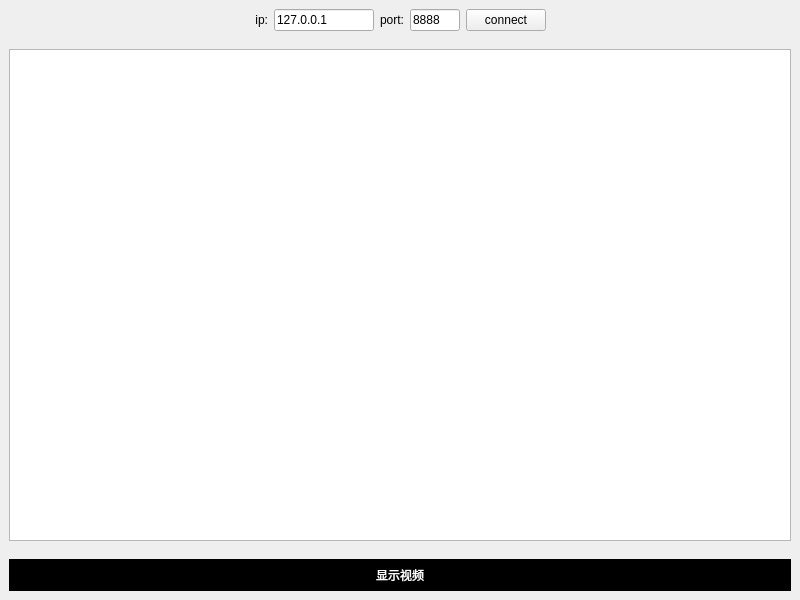
<?xml version="1.0" encoding="UTF-8"?>
<ui version="4.0">
 <class>MainWnd</class>
 <widget class="QWidget" name="MainWnd">
  <property name="geometry">
   <rect>
    <x>0</x>
    <y>0</y>
    <width>800</width>
    <height>600</height>
   </rect>
  </property>
  <property name="windowTitle">
   <string>MainWnd</string>
  </property>
  <layout class="QVBoxLayout" name="verticalLayout">
   <property name="spacing">
    <number>0</number>
   </property>
   <property name="leftMargin">
    <number>0</number>
   </property>
   <property name="topMargin">
    <number>0</number>
   </property>
   <property name="rightMargin">
    <number>0</number>
   </property>
   <property name="bottomMargin">
    <number>0</number>
   </property>
   <item>
    <widget class="QWidget" name="connectWidget" native="true">
     <property name="styleSheet">
      <string notr="true"/>
     </property>
     <layout class="QHBoxLayout" name="horizontalLayout">
      <item>
       <spacer name="horizontalSpacer">
        <property name="orientation">
         <enum>Qt::Horizontal</enum>
        </property>
        <property name="sizeHint" stdset="0">
         <size>
          <width>40</width>
          <height>20</height>
         </size>
        </property>
       </spacer>
      </item>
      <item>
       <widget class="QLabel" name="label">
        <property name="text">
         <string>ip:</string>
        </property>
        <property name="alignment">
         <set>Qt::AlignRight|Qt::AlignTrailing|Qt::AlignVCenter</set>
        </property>
       </widget>
      </item>
      <item>
       <widget class="QLineEdit" name="ipEdt">
        <property name="maximumSize">
         <size>
          <width>100</width>
          <height>16777215</height>
         </size>
        </property>
        <property name="text">
         <string>127.0.0.1</string>
        </property>
       </widget>
      </item>
      <item>
       <widget class="QLabel" name="label_2">
        <property name="text">
         <string>port:</string>
        </property>
        <property name="alignment">
         <set>Qt::AlignRight|Qt::AlignTrailing|Qt::AlignVCenter</set>
        </property>
       </widget>
      </item>
      <item>
       <widget class="QLineEdit" name="portEdt">
        <property name="maximumSize">
         <size>
          <width>50</width>
          <height>16777215</height>
         </size>
        </property>
        <property name="text">
         <string>8888</string>
        </property>
       </widget>
      </item>
      <item>
       <widget class="QPushButton" name="connectBtn">
        <property name="text">
         <string>connect</string>
        </property>
       </widget>
      </item>
      <item>
       <spacer name="horizontalSpacer_2">
        <property name="orientation">
         <enum>Qt::Horizontal</enum>
        </property>
        <property name="sizeHint" stdset="0">
         <size>
          <width>40</width>
          <height>20</height>
         </size>
        </property>
       </spacer>
      </item>
     </layout>
    </widget>
   </item>
   <item>
    <widget class="QWidget" name="clientsWidget" native="true">
     <property name="styleSheet">
      <string notr="true"/>
     </property>
     <layout class="QHBoxLayout" name="horizontalLayout_2">
      <item>
       <widget class="QListView" name="peersListView"/>
      </item>
     </layout>
    </widget>
   </item>
   <item>
    <widget class="QWidget" name="videoWidget" native="true">
     <property name="minimumSize">
      <size>
       <width>0</width>
       <height>50</height>
      </size>
     </property>
     <property name="styleSheet">
      <string notr="true"/>
     </property>
     <layout class="QHBoxLayout" name="horizontalLayout_3">
      <item>
       <widget class="QLabel" name="remoteVideoLabel">
        <property name="styleSheet">
         <string notr="true">background-color: rgb(0, 0, 0);
color: rgb(255, 255, 255);</string>
        </property>
        <property name="text">
         <string>显示视频</string>
        </property>
        <property name="alignment">
         <set>Qt::AlignCenter</set>
        </property>
       </widget>
      </item>
     </layout>
    </widget>
   </item>
  </layout>
 </widget>
 <resources/>
 <connections/>
</ui>
